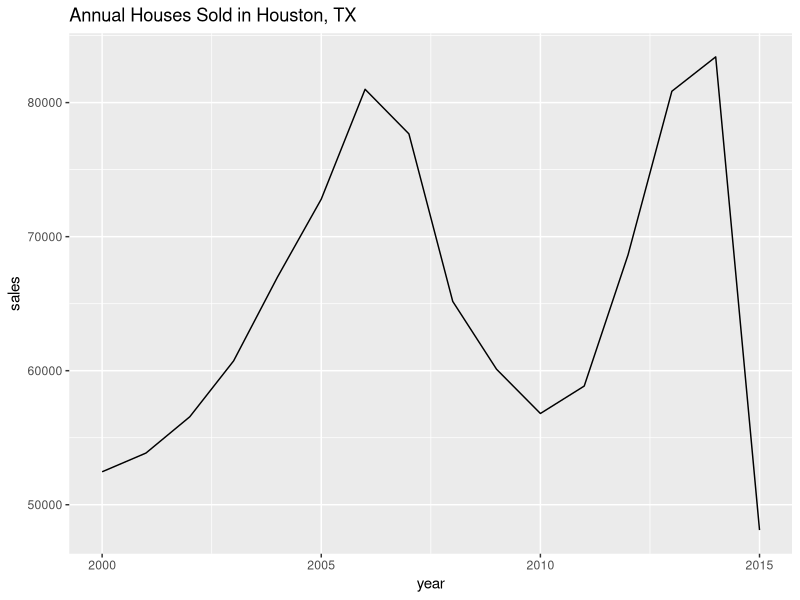

Source code (R):
## ---- chunk 1
if(!require("tidyverse")) install.packages("tidyverse")
library(tidyverse)
txhousing |> filter(city=="Houston") |> 
             group_by(year) |> 
             summarize(sales=sum(sales)) |> 
             ggplot(aes(x=year, y=sales)) + 
                geom_line() + 
                ggtitle("Annual Houses Sold in Houston, TX")
## ---- chunk 2
1 + 1
